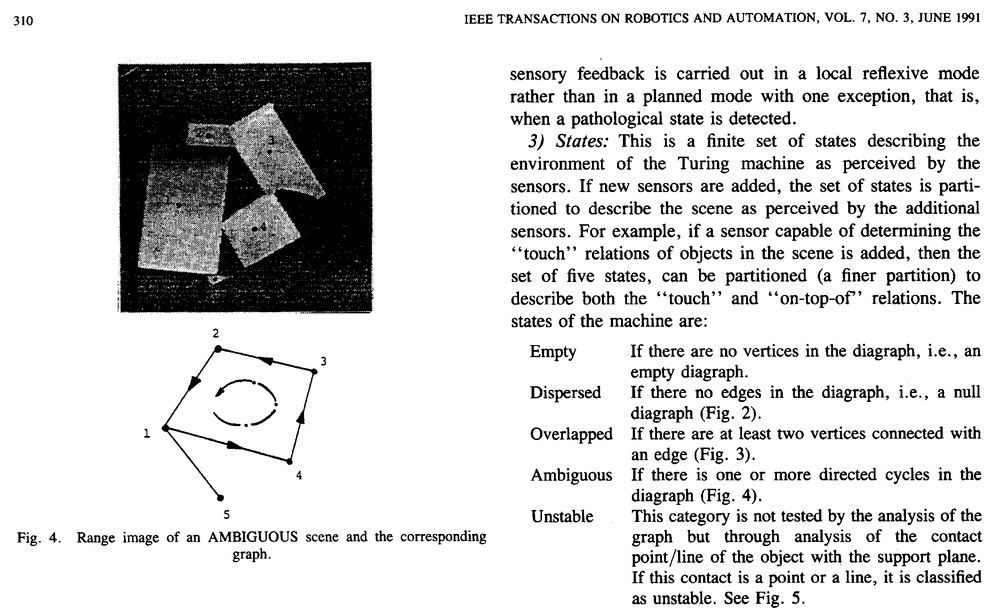
#> input picture Trabalho3/bitmap.pbm, 1000 x 615 px, shrunk from 2233 x 1374 before the run
$ jupyter execute Trabalho3.ipynb
#> lines starting #> are read from the running program, lines starting #| are printed output that depends on the picture; after the words box and inside, x2 and y2 are one past the last pixel; in counts of white or black regions, pixels touching at a corner belong together
[cell 1]
import cv2
import numpy as np
from matplotlib import pyplot as plt
img = cv2.imread("bitmap.pbm", cv2.IMREAD_GRAYSCALE)
#> img is the input picture: shape (615, 1000); min 0, max 255, mean 215.8
largura_imagem, altura_imagem = img.shape
#> largura_imagem = 615; altura_imagem = 1000
import imageio

plt.imshow(img, "gray")

[cell 2]
imgOriginal = img.copy()
img2 = cv2.bitwise_not(imgOriginal)
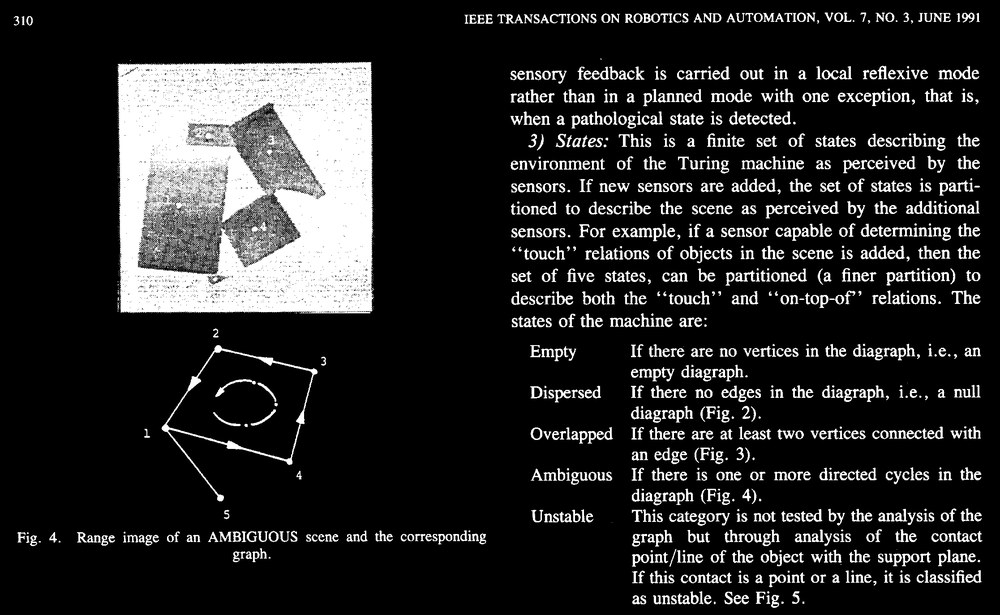
#> img2: shape (615, 1000); min 0, max 255, mean 39.2
kernel = np.ones((1,100),np.uint8)
dilation = cv2.dilate(img2,kernel,iterations = 1)
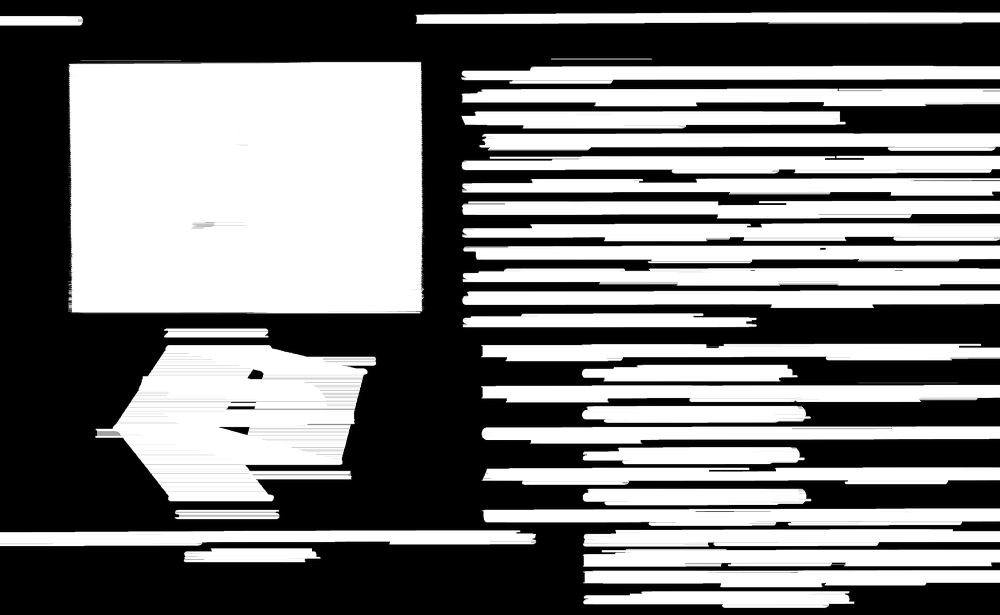
#> dilation: shape (615, 1000); min 0, max 255, mean 122.2
erosion = cv2.erode(dilation,kernel,iterations = 1)

kernel2 = np.ones((200,1),np.uint8)
dilation2 = cv2.dilate(img2,kernel2,iterations = 1)
erosion2 = cv2.erode(dilation2,kernel2,iterations = 1)
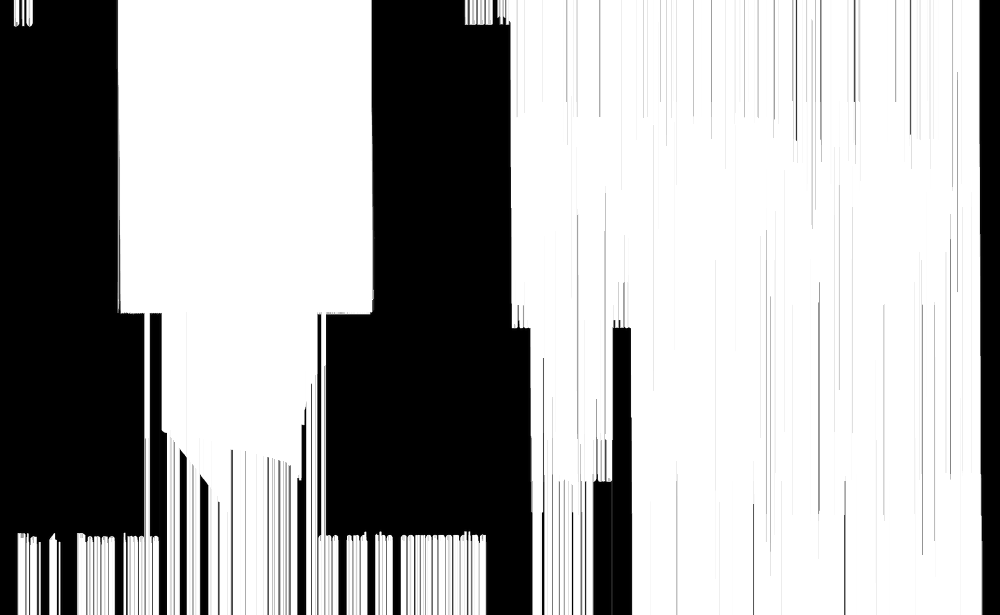
#> erosion2: shape (615, 1000); min 0, max 255, mean 170.6

imgOut = cv2.bitwise_and(erosion, erosion2)

kernel = np.ones((1,30),np.uint8)

imgOut = cv2.morphologyEx(imgOut, cv2.MORPH_CLOSE, kernel)
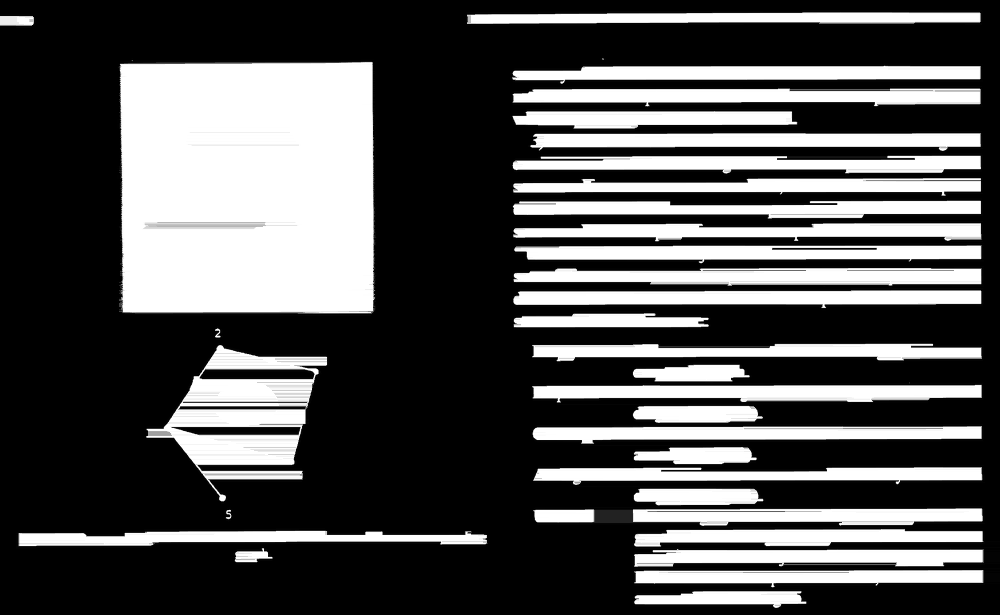
#> imgOut: shape (615, 1000); min 0, max 255, mean 83.2
contours, hierarchy = cv2.findContours(imgOut, cv2.RETR_TREE, cv2.CHAIN_APPROX_SIMPLE)
#> contours = 44 contours, 13 with area under 20; largest, box (x1, y1, x2, y2) and area: (117, 59, 378, 316) 64828, (530, 445, 1000, 588) 37866, (510, 197, 984, 287) 31214, (530, 362, 984, 444) 19696, (510, 108, 983, 176) 19507


#contornos = cv2.drawContours(imgOriginal.copy(), contours, -1, (0,255,0), 3)


#print (len(contours[0]))


plt.imshow(imgOut,"gray")

#imageio.imwrite('resultados/teste.png', imgOriginal)

[cell 3]
rects = []
imgOriginal = img.copy()
for c in contours:
        x, y, w, h = cv2.boundingRect(c)
        rect = (x, y, w, h)
        rects.append(rect)
#> this loop made 44 passes
#> (x, y, w, h) on passes 1, 2, 4, 5, 6, 7, 8, 9, 10, 11, 13, 14: (632, 589, 177, 21), (232, 548, 43, 17), (16, 528, 474, 21), (223, 507, 11, 15), (530, 445, 470, 143), (668, 568, 292, 3), (727, 523, 116, 5), (544, 507, 197, 3), (539, 466, 105, 3), (909, 380, 1, 1), (530, 362, 454, 82), (747, 401, 102, 3)
#> (c, x, y, w, h) on passes 3, 12, 20, 23, 25, 26: ([[261, 546], [263, 546]], 261, 546, 3, 1), ([[557, 363], [560, 363]], 557, 363, 4, 1), ([[215, 339], [220, 339]], 215, 339, 6, 1), ([[822, 310], [825, 310]], 822, 310, 4, 1), ([[908, 263], [909, 263]], 908, 263, 2, 1), ([[519, 199], [670, 199]], 519, 199, 152, 1)
#> after the loop, rects = 44 items, first 6: (632, 589, 177, 21), (232, 548, 43, 17), (261, 546, 3, 1), (16, 528, 474, 21), (223, 507, 11, 15), (530, 445, 470, 143)

cont = 0

frases = 0
for r in rects:
    x, y, w, h = r
    total = (w*h)
    pretos = np.sum(imgOriginal[x:x+w, y:y+h] == 0)
    transicoes = np.sum((np.roll(imgOriginal[x:x+w, y:y+h], 1, axis = 0) - imgOriginal[x:x+w, y:y+h]) == 255)
    transicoes += np.sum((np.roll(imgOriginal[x:x+w, y:y+h], 1, axis = 1) - imgOriginal[x:x+w, y:y+h]) == 255)
    if (pretos == 0):
        pretos = 1
        transicoes = 1
    #print (transicoes/pretos)
    if (pretos/total  < 0.2 and transicoes/pretos > 0.15  and total > 1000):
        cv2.drawContours(imgOriginal, contours, cont, (0,255,0), 3)
        frases += 1
        #print ("entrou")
    cont += 1
#> this loop made 44 passes
#> (x, y, w, h, total) on passes 1 to 12: (632, 589, 177, 21, 3717), (232, 548, 43, 17, 731), (261, 546, 3, 1, 3), (16, 528, 474, 21, 9954), (223, 507, 11, 15, 165), (530, 445, 470, 143, 67210), (668, 568, 292, 3, 876), (727, 523, 116, 5, 580), (544, 507, 197, 3, 591), (539, 466, 105, 3, 315), (909, 380, 1, 1, 1), (557, 363, 4, 1, 4)
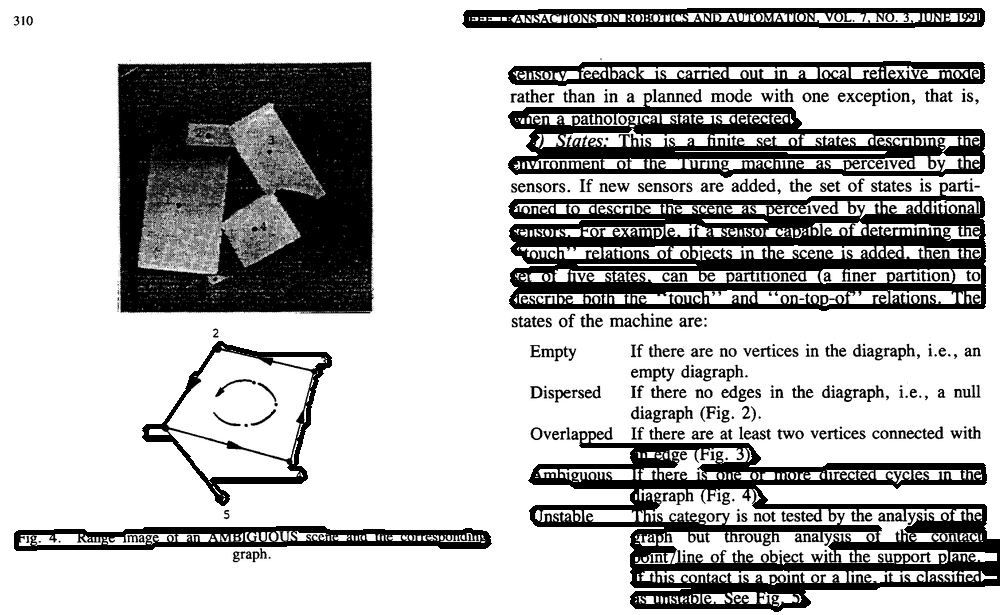
#> imgOriginal: shape (615, 1000); 12.67% of pixels changed, all inside (x1, y1, x2, y2) = (14, 8, 1000, 612)
#> after the loop, cont = 44; frases = 9


print ("frases = ", frases)
#| frases =  9
plt.imshow(imgOriginal,"gray")
imageio.imwrite('resultados/frases.png', imgOriginal)

[cell 4]
kernel = np.ones((12,12),np.uint8)

imgOut = np.bitwise_not(img.copy())

imgOut = cv2.morphologyEx(imgOut, cv2.MORPH_CLOSE, kernel)
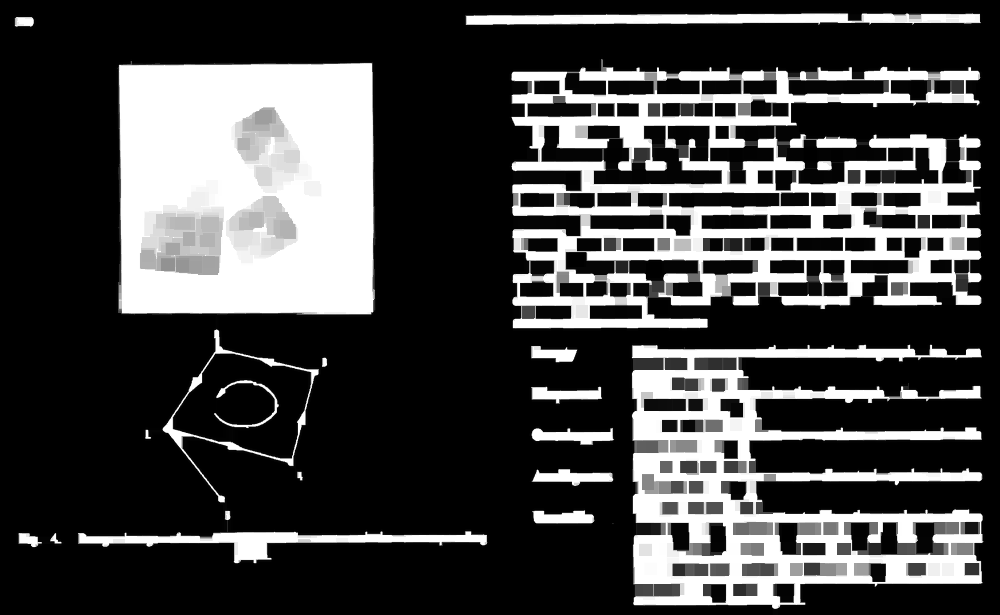
#> imgOut: shape (615, 1000); min 0, max 255, mean 69.7

cc, h = cv2.findContours(imgOut, cv2.RETR_TREE, cv2.CHAIN_APPROX_SIMPLE)
#> cc = 19 contours, 1 with area under 20; largest, box (x1, y1, x2, y2) and area: (509, 57, 984, 331) 109593, (75, 59, 490, 566) 84912, (629, 342, 986, 615) 62692, (463, 11, 983, 27) 6936, (176, 355, 309, 456) 6222; h = 19 rows, first 6: [1, -1, -1, -1], [2, 0, -1, -1], [3, 1, -1, -1], [4, 2, -1, -1], [5, 3, -1, -1], [6, 4, -1, -1]


rects = []
imgOriginal = img.copy()
for c in cc:
        x, y, w, h = cv2.boundingRect(c)
        rect = (x, y, w, h)
        rects.append(rect)
#> this loop made 19 passes
#> (x, y, w, h) on passes 1 to 6: (16, 531, 48, 19), (610, 523, 6, 2), (530, 508, 67, 18), (529, 467, 87, 21), (529, 425, 88, 22), (529, 384, 76, 22)

cont = 0

palavras = 0
for r in rects:
    x, y, w, h = r
    total = (w*h)
    pretos = np.sum(imgOriginal[x:x+w, y:y+h] == 0)
    transicoes = np.sum((np.roll(imgOriginal[x:x+w, y:y+h], 1, axis = 0) - imgOriginal[x:x+w, y:y+h]) == 255)
    transicoes += np.sum((np.roll(imgOriginal[x:x+w, y:y+h], 1, axis = 1) - imgOriginal[x:x+w, y:y+h]) == 255)
    if (pretos == 0):
        pretos = 1
        transicoes = 1
    if (pretos/total  < 0.35 and transicoes/pretos > 0.15):
        cv2.drawContours(imgOriginal, cc, cont, (0,255,0), 3)
        palavras += 1
    cont += 1
#> this loop made 19 passes
#> r on passes 1 to 12: (16, 531, 48, 19), (610, 523, 6, 2), (530, 508, 67, 18), (529, 467, 87, 21), (529, 425, 88, 22), (529, 384, 76, 22), (529, 345, 51, 20), (629, 342, 357, 273), (781, 524, 14, 17), (75, 59, 415, 507), (216, 385, 57, 38), (176, 355, 133, 101)
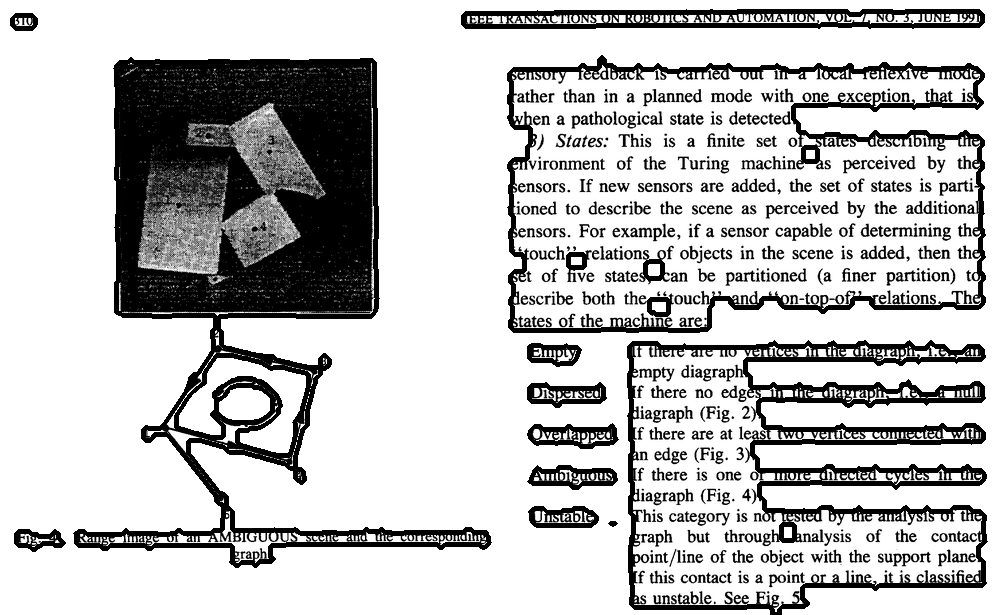
#> imgOriginal: shape (615, 1000); 8.5% of pixels changed, all inside (x1, y1, x2, y2) = (10, 9, 988, 615)

print("palavras = ", palavras)
#| palavras =  19

plt.imshow(imgOriginal,"gray")
imageio.imwrite('resultados/palavras.png', imgOriginal)
